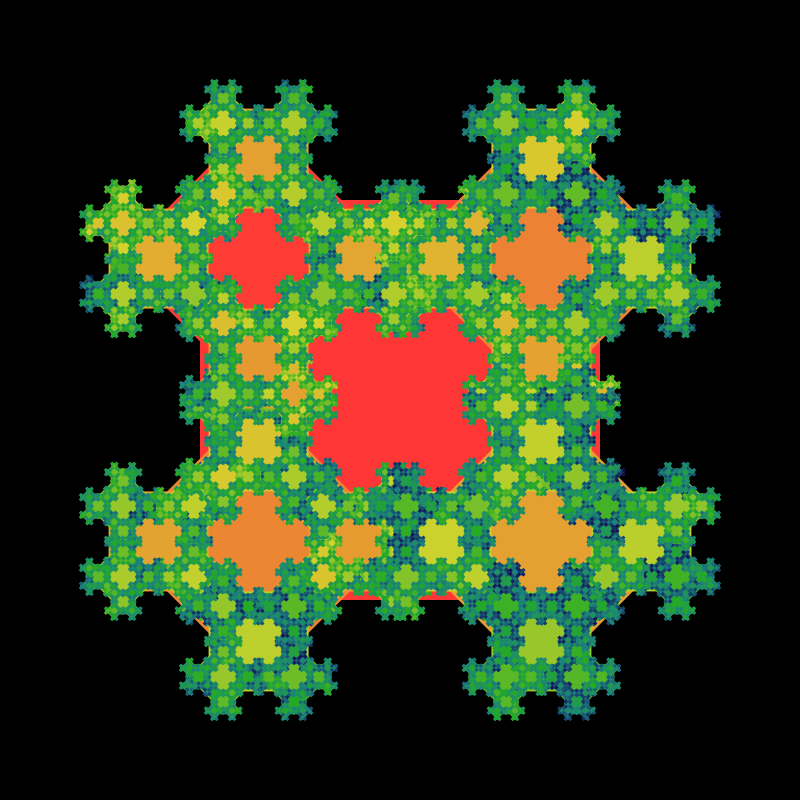
Frame 1 (no input)
Frame 60 (the mouse pressed at the canvas centre just before this capture): identical to frame 1, image omitted
Frame 120 (the mouse held since frame 60 and released just before this capture): identical to frame 1, image omitted

The Processing sketch that drew this single still picture (run headless with seeded random() and noise(); from frame 60 on, the mouse is pressed at the canvas centre):

// Processing sketch: s040_recursive_rotate
// ── s040_recursive_rotate.pde
void recRec(float sz, int age, float colorHue) {
  fill(colorHue, 200, 255 - colorHue);
  rect(0, 0, sz, sz);
  
  // after drawing the rectangle, 
  // rotate the axes 45 degrees 
  rotate(radians(45));

  // the child size is half of the parent size
  sz = sz / 2;
  // child is 1 year older than the parent
  age = age + 1;

  if (age < 8) {
      pushMatrix();
      translate(0, sz); // Right
      recRec(sz, age, colorHue + random(30));
      popMatrix();

      pushMatrix();
      translate(0, -sz); // Left
      recRec(sz, age, colorHue + random(30));
      popMatrix();

      pushMatrix();
      translate(-sz, 0); // Up
      recRec(sz, age, colorHue + random(30));
      popMatrix();

      pushMatrix();
      translate(sz, 0); // Down
      recRec(sz, age, colorHue + random(30));
      popMatrix();
  }
}

void setup() {
  size(800, 800);
  background(0);
  noStroke();
  colorMode(HSB);
  rectMode(CENTER);
  
  // center the origin 
  // (0, 0 is now on the center 
  // instead of top-left corner)
  translate(width/2, height/2);
  recRec(400, 0, 0);
}

void draw() {
}
